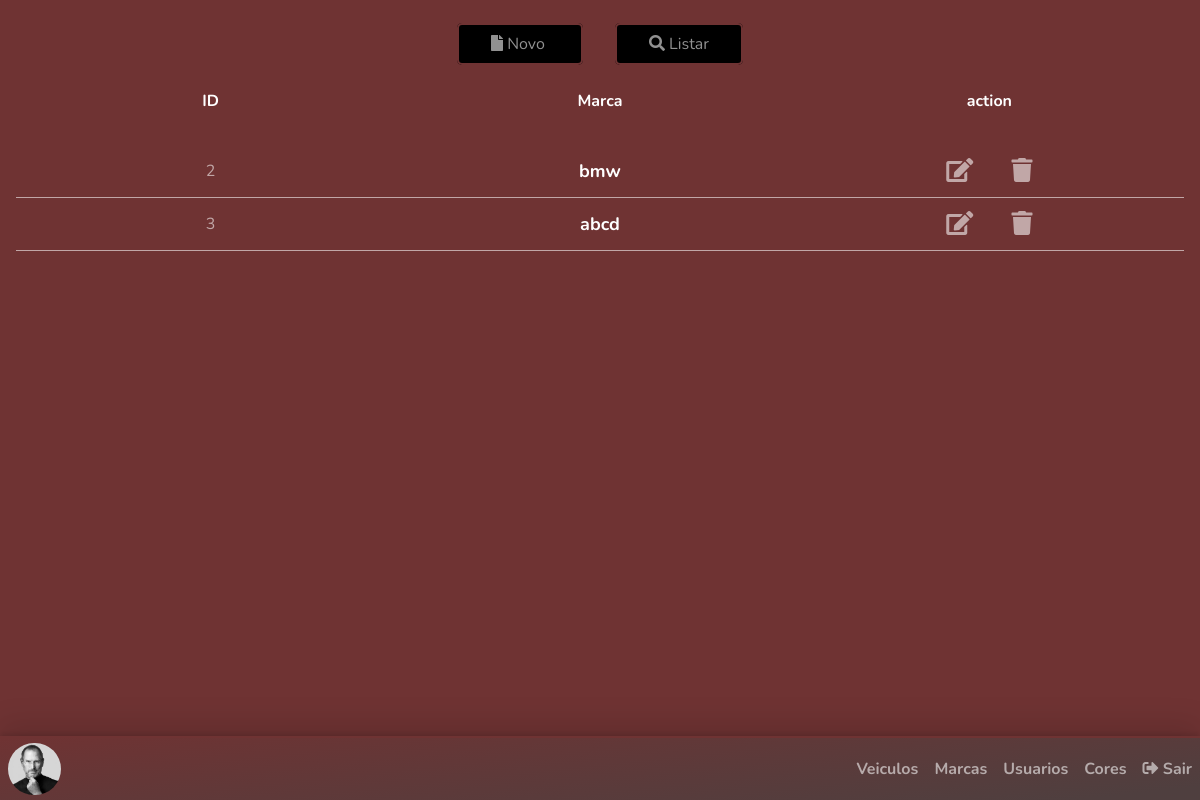
The page /private/admin/listar/marcas (signed in) on the database as committed earlier.
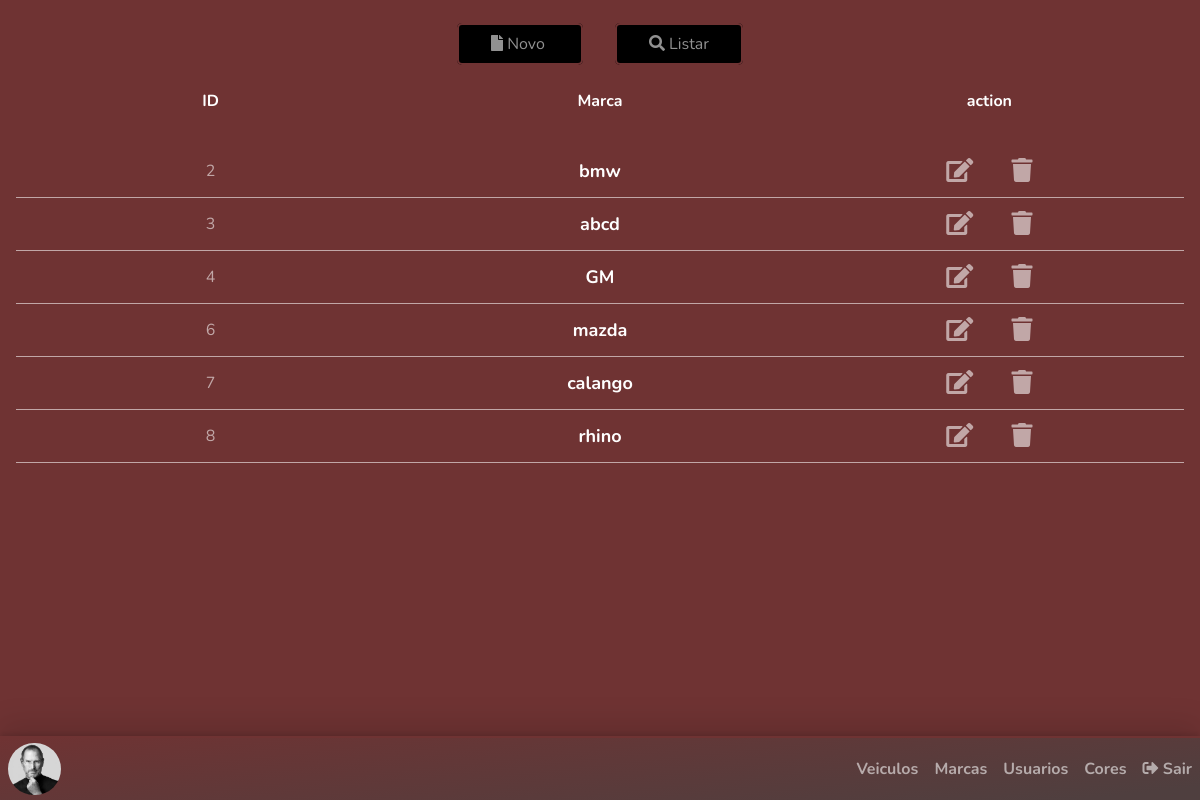
The same page on the database as committed later.
### tables this page shows
CREATE TABLE `marca` (
  `id` int(11) NOT NULL,
  `marca` varchar(45) DEFAULT NULL
);

### private/admin/listar/marcas.php (the view, shortened to what this page needs)
<div class="listagem-marcas">
    <div class="listagem-marcas__header">
        <div class="listagem-marcas__header--control">
        	<a href="cadastros/marcas" class="listagem-marcas__header--button">
        		<i class="fas fa-file"></i> Novo
        	</a>
        	<a href="listar/marcas" class="listagem-marcas__header--button">
        		<i class="fas fa-search"></i> Listar
        	</a>
        </div>
    </div>
    <div class="listagem-marcas__container">
        <table class="listagem-marcas__container--table">
            <thead class="listagem-marcas__container--table-h">
                <tr>
                    <td width="33%">ID</td>
                    <td width="33%">Marca</td>
                    <td width="33%">action</td>
                </tr>
            </thead>
            <tbody  class="listagem-marcas__container--table-b">
                <?php
                    $sql = "select * from marca order by id";
                    $consulta = $pdo->prepare($sql);
                    $consulta->execute();
                    while ( $dados = $consulta->fetch(PDO::FETCH_OBJ) ){
                        ?>
                        <tr>
                            <td><?=$dados->id?></td>
                            <td class="listagem-marcas__container--table--destaque"><?=$dados->marca?></td>
                            <td>
                                <a href="cadastros/marcas/<?=$dados->id?>" class="listagem-marcas__container--table--button">
                                    <i class="fas fa-edit"></i>
                                </a>
                                <a href="javascript:excluir(<?=$dados->id?>)" class="listagem-marcas__container--table--button">
                                    <i class="fas fa-trash"></i>
                                </a>
                            </td>
                        </tr>
                        <?php
                    }
                ?>
            </tbody>
        </table>
    </div>
</div>

Rows that differ between the two databases and show on the page:
added marca: id "4", marca "GM"
added marca: id "6", marca "mazda"
added marca: id "7", marca "calango"
added marca: id "8", marca "rhino"
